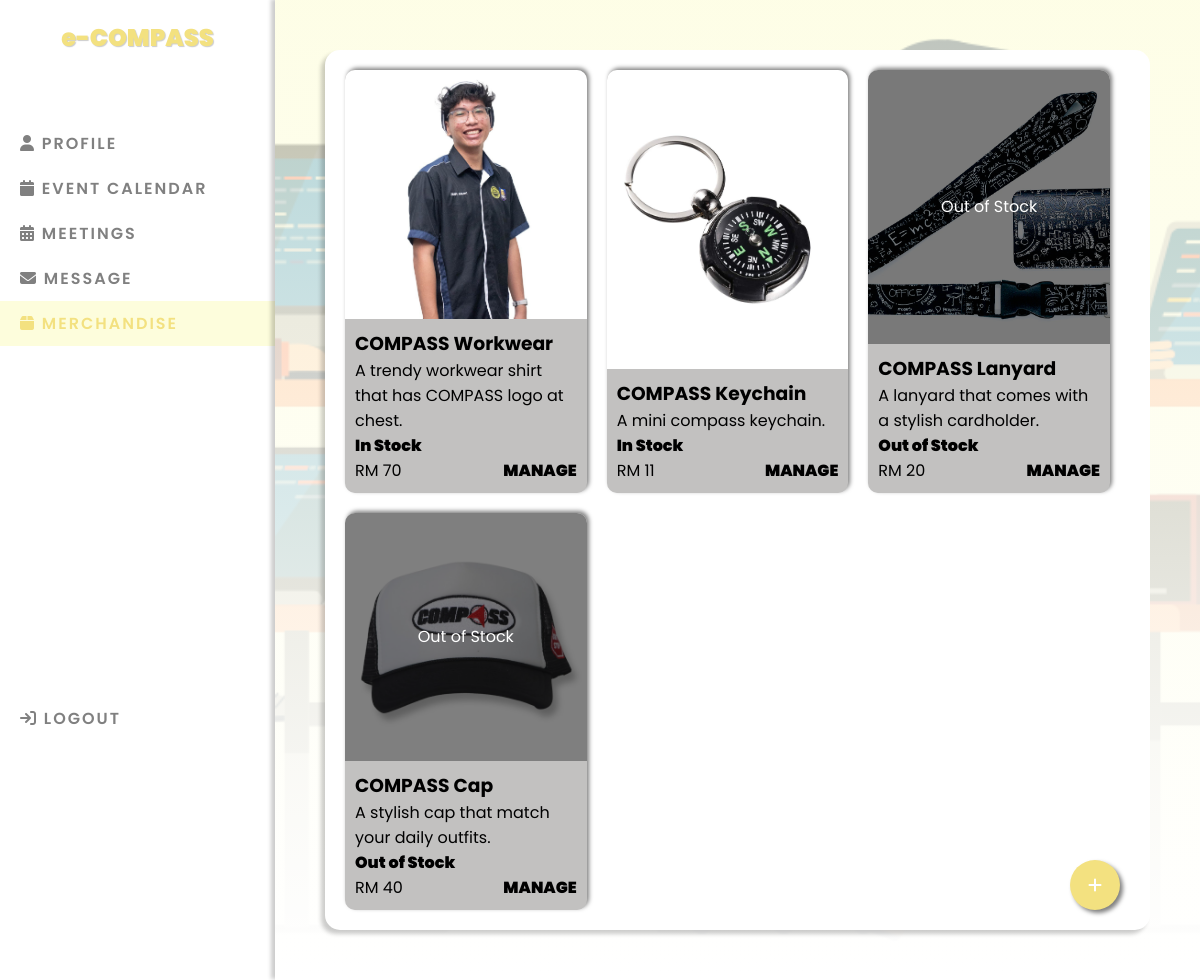
Page /merch.php on the committed database.
### tables this page shows
CREATE TABLE `merchandise` (
  `merchID` int(10) NOT NULL,
  `merchName` varchar(255) NOT NULL,
  `merchDesc` varchar(255) NOT NULL,
  `merchStock` int(11) NOT NULL,
  `merchPrice` decimal(10,0) NOT NULL,
  `merchImg` varchar(255) NOT NULL
);

### merch.php (the view, shortened to what this page needs)
<?php
    require_once 'connect.php';
?>
<!DOCTYPE html>
<html lang="en">
<head>
    <link rel="stylesheet" href="css/style.css">
    <link rel="stylesheet" href="https://cdnjs.cloudflare.com/ajax/libs/font-awesome/6.4.0/css/all.min.css">
</head>
<body>
    <div class="side-bar">
        <h2>e-COMPASS</h2>
        <ul class="nav-items">
            <li class="nav-item"><a href="profile.php"><i class="fa-solid fa-user"></i> Profile</a></li>
            <li class="nav-item"><a href="event.php"><i class="fa-solid fa-calendar"></i> Event Calendar</a></li>
            <li class="nav-item"><a href="meetings.php"><i class="fa-solid fa-calendar-days"></i> Meetings</a></li>
            <li class="nav-item"><a href="message.php"><i class="fa-solid fa-envelope"></i> Message</a></li>
            <li class="nav-item  active"><a class="active" href=""><i class="fa-solid fa-box"></i> Merchandise</a></li>
            <li class="nav-item"> <a href="logout.php"><i class="fa-solid fa-arrow-right-to-bracket"></i> LOGOUT</a></li>
        </ul>
    </div>
    <main>
        <div class="card merch">
            <?php
                $sql = "SELECT * FROM merchandise ORDER BY merchStock DESC";
                $result = mysqli_query($conn, $sql);
                while($row = mysqli_fetch_assoc($result)){
                    if($row['merchStock'] > 0){
                        $stock = 'In Stock';
                    }
                    else{
                        $stock = 'Out of Stock';
                    }
            ?>
            <div class="item-card">
                <div class="card-img">
                    <img class="merch-img" src="<?php echo $row['merchImg'] ?>" alt="">
                    <?php
                        if($row['merchStock'] == 0){
                    ?>
                    <div class="out-of-stock">Out of Stock</div>
                    <?php
                        }
                    ?>
                </div>
                <div class="item-info">
                    <h3><?php echo $row['merchName']?></h3>
                    <p class="item-desc"><?php echo $row['merchDesc']?></p>
                    <p class="stock"><?php echo $stock?></p>
                    <div class="card-footer">
                        <p class="price">RM <?php echo $row['merchPrice']?></p>
                        <a href="" class="btn-manage">Manage</a>
                    </div>
                </div>
            </div>
            <?php } ?>
            <a href="add-merch.php"class="add-item"><i class="fa-solid fa-plus"></i></a>
        </div>
    </main>
</body>
</html>

### css/style.css (style rules this page uses)
* { font-family: 'poppins'; box-sizing: border-box; }
body { padding: 0; margin: 0; display: flex; height: 100vh; }
main { width: 100%; padding-left: 50px; padding-top: 50px; padding-right: 50px; padding-bottom: 50px; box-shadow: -4px -1px 4px rgba(0, 0, 0, 0.2); flex: 3; background: linear-gradient(rgba(253, 253,220, 0.7), rgba(255, 255,255.5)), url(../images/background.png) no-repeat center fixed; background-size: cover; box-sizing: border-box; overflow: auto; }
.side-bar { flex: 1; max-height: 100vh; display: flex; flex-direction: column; max-width: 300px; overflow: hidden; }
.side-bar h2 { margin-bottom: 50px; text-align: center; font-weight: 900; color: rgb(243, 225, 128); text-shadow: 1px 1px 1px rgba(0, 0, 0, 0.2); }
.nav-items { padding: 0; display: flex; justify-content: space-between; flex-direction: column; flex-shrink: 0; }
.nav-items li:last-child { margin-top: 350px; }
.nav-items li { list-style: none; padding: 10px 10px; background: white; padding-left: 20px; }
.nav-items li a { text-decoration: none; text-transform: uppercase; font-weight: 600; color: gray; cursor: pointer; transition: all.3s ease-in-out; letter-spacing: 2px; }
.nav-items .active { background: rgb(253, 253,220); color: rgb(243, 225, 128); }
.card { border-radius: 15px; background: white; padding: 20px; box-sizing: border-box; position: relative; box-shadow: -4px 4px 4px rgba(0, 0, 0, 0.2); }
.merch { display: flex; flex-direction: row; flex-wrap: wrap; gap: 20px; height: 100%; overflow: auto; position: relative; }
.item-card { flex: 1; background: #c2c1c0; display: flex; flex-direction: column; box-shadow: 2px -2px 4px 0px rgba(0, 0, 0, 0.5); border-radius: 10px; transition: transform .3s ease-in-out; flex-basis: calc(100% / 3 - 20px); max-width: calc(100% / 3 - 20px); transition: all .5s ease-in-out; position: relative; }
.item-card img { width: 100%; height: 100%; object-fit: cover; border-top-left-radius: 10px; border-top-right-radius: 10px; }
.card-img { width: 100%; height: 100%; position: relative; }
.out-of-stock { position: absolute; top: 0; left: 0; width: 100%; height: 100%; background: rgba(0, 0, 0, 0.5); border-top-left-radius: 10px; border-top-right-radius: 10px; color: white; display: flex; justify-content: center; align-items: center; }
.item-card .item-info { padding: 10px; }
.item-info h3, p { margin: 0; }
.item-info .stock { font-weight: 900; }
.item-info .card-footer { display: flex; justify-content: space-between; }
.card-footer .btn-manage { text-decoration: none; color: black; font-weight: 900; text-transform: uppercase; }
.add-item { position: fixed; height: 50px; width: 50px; border-radius: 50%; background: rgb(243, 225, 128); color: white; display: flex; justify-content: center; align-items: center; text-decoration: none; box-shadow: 3px 3px 4px 0px rgba(0, 0, 0, 0.5); bottom: 70px; right: 80px; transition: transform .3s ease-in-out; }

### rows in the picture
merchandise: shows a picture, merchName "COMPASS Workwear", merchDesc "A trendy workwear shirt that has COMPASS logo at chest.", merchStock "In Stock", merchPrice "70"
merchandise: shows a picture, merchName "COMPASS Keychain", merchDesc "A mini compass keychain.", merchStock "In Stock", merchPrice "11"
merchandise: shows a picture, shows "Out of Stock", merchName "COMPASS Lanyard", merchDesc "A lanyard that comes with a stylish cardholder.", merchStock "Out of Stock", merchPrice "20"
merchandise: shows a picture, shows "Out of Stock", merchName "COMPASS Cap", merchDesc "A stylish cap that match your daily outfits.", merchStock "Out of Stock", merchPrice "40"
